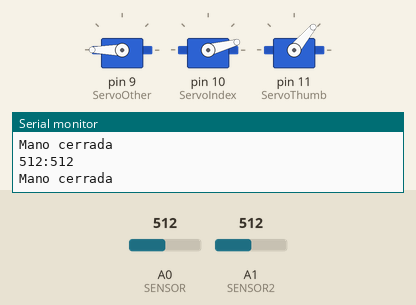
Simulated run of this sketch. Board: Arduino Uno, built with avr-gcc and run on an emulated ATmega328P. On the bench: 3 × servo, the last lines printed to the serial monitor. The test bench sets the inputs (shaded band); at power-on: A0 (SENSOR) = 512, A1 (SENSOR2) = 512.

Above: at 1.2 s.
1.3 s: A0 (SENSOR) set to 877
4.3 s: A0 (SENSOR) set to 908
At 5.3 s:
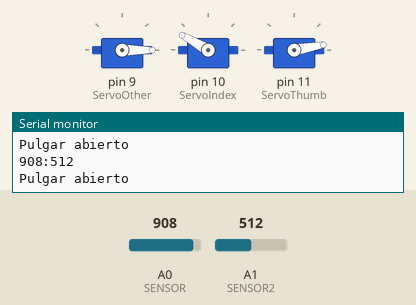
5.8 s: A1 (SENSOR2) set to 901
8.8 s: A1 (SENSOR2) set to 932
At 9.8 s:
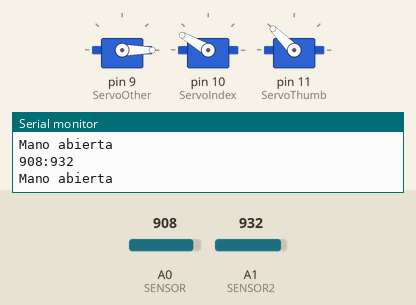
10.3 s: A0 (SENSOR) set to 900
At 11.1 s:
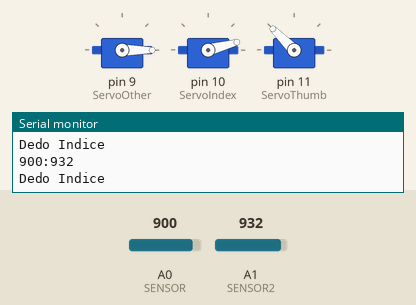
11.8 s: A1 (SENSOR2) set to 891
At 13.1 s:
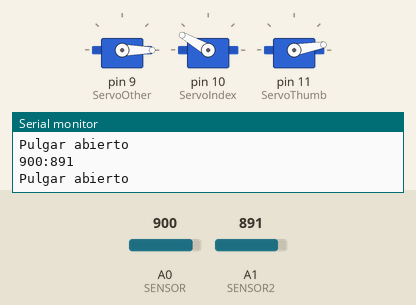
Timing chart, 0 to 14.3 s (numbered marks = the images above; inputs shaded):
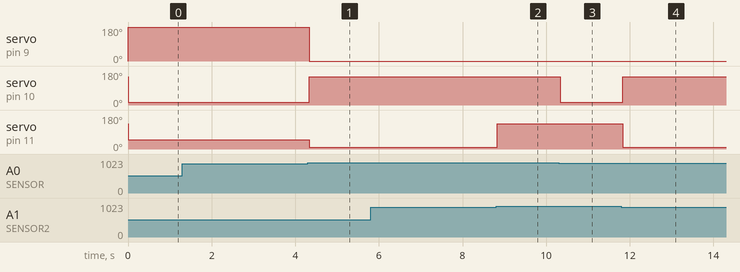

Measured:
- the behaviour switches between 894 and 895 on A0 (SENSOR) (found by bisection; images 0 and 1)
- the behaviour switches between 915 and 916 on A1 (SENSOR2) (found by bisection; images 1 and 2)
- after the input at 4.3 s, servo on pin 9 (ServoOther): 180° → 0° at once; servo on pin 10 (ServoIndex): 15° → 150° at once; servo on pin 11 (ServoThumb): 50° → 10° at once
- after the input at 8.8 s, servo on pin 11 (ServoThumb): 10° → 135° at once
- after the input at 10.3 s, servo on pin 10 (ServoIndex): 150° → 15° at once
- after the input at 11.8 s, servo on pin 10 (ServoIndex): 15° → 150° at once; servo on pin 11 (ServoThumb): 135° → 10° at once

The sketch:

Main.ino
```cpp
/* Programa para monitorear el comportamiento del prototipo HackBerry (protesís de mano),
   es el programa final que realicé.

   El programa incluye un archivo .h donde coloqué las definiciones principales para su uso
   Entre los más importantes son valores de desborde de los sensores, definición de estados.

   El código del bucle esta basado en una máquina de estados, la cual contiene 4 estados

   S_THUMB    Estado cuando el dedo pulgar es accionado
   S_OPEN     Estado inicial, la mano se encuenta totalmente abierta
   S_CLOSE    Estado donde la mano se cierra completamente
   S_INDEX    Estado donde el dedo indice se flexiona

   Las funciones de transición de estado, estan definidas por las señales que emiten los sensores
   de la pulsera estos valores dependen del ajuste de la pulsera,
   y generalmente deben adecuarse para que su uso sea optimo, los valores donde se determina
   su funcionamiento lo determinan las constantes voltageThreshold y voltageThreshold2s

                Autor: José Luis Cruz Tecocoatzi

*/

#include "Definitions.h"


Servo ServoOther,ServoIndex,ServoThumb;


uint8_t state = S_OPEN; //Estado actual mano abierta


int pos = 0;
int val1, val2, val3;
char Valores[10];


//Funciones para los movimientos de la mano

void Close(){
  ServoOther.write(180);
  ServoIndex.write(15);
  ServoThumb.write(50);
}

void Open(){

    ServoOther.write(0);
    ServoIndex.write(150);
    ServoThumb.write(135);
}

void RelaxI(){

    ServoOther.write(0);
    ServoIndex.write(15);
    ServoThumb.write(135);
}


void RelaxT(){

    ServoOther.write(0);
    ServoIndex.write(150);
    ServoThumb.write(10);
}


void setup() {
  state = S_OPEN;
  Serial.begin(9600);
  Serial.println();

//Iniciar Servomotores
  ServoOther.attach(9);  //Servo other
  ServoIndex.attach(10); //Servo index
  ServoThumb.attach(11); //Servo thumb


}

void loop() {

  int currentVoltage = analogRead(SENSOR);
  int currentVoltage2 = analogRead(SENSOR2);
  sprintf(Valores, "%d:%d", currentVoltage, currentVoltage2);

  switch(state){

    case S_OPEN:
    Open();
    Serial.println("Mano abierta");
    delay(10);


        if(currentVoltage2 < voltageThreshold2 && currentVoltage < voltageThreshold ){
            Serial.println(Valores);
            state = S_CLOSE;
            break;
        }

       if(currentVoltage2 < 916 && currentVoltage > 898){
           Serial.println(Valores);
           state = S_THUMB;
           break;
       }

       if(currentVoltage <= 903 && currentVoltage2 > 895){
           Serial.println(Valores);
           state = S_INDEX;
           break;
       }


       if(currentVoltage >= voltageThreshold  && currentVoltage2 >= voltageThreshold2  ){
            Serial.println(Valores);
            state = S_OPEN;
            break;
        }


    break;

    case S_THUMB:
    RelaxT();
    //Close();
    //Open();
    Serial.println("Pulgar abierto");
    delay(10);


       if(currentVoltage2 < voltageThreshold2 && currentVoltage < voltageThreshold ){
            Serial.println(Valores);
            state = S_CLOSE;
            break;
        }

        if(currentVoltage2 < 916  && currentVoltage > 894){
           Serial.println(Valores);
           state = S_THUMB;
           break;
       }

         if(currentVoltage <= 901 && currentVoltage2 > 895){
           Serial.println(Valores);
           state = S_INDEX;
           break;
       }


       if(currentVoltage >= voltageThreshold  && currentVoltage2 >= voltageThreshold2  ){
            Serial.println(Valores);
            state = S_OPEN;
            break;
        }


    break;


    case S_CLOSE:
    Close();
    Serial.println("Mano cerrada");
    delay(10);

       if(currentVoltage2 < voltageThreshold2 && currentVoltage < voltageThreshold ){
            Serial.println(Valores);
            state = S_CLOSE;
            break;
        }

       if(currentVoltage2 < 916  && currentVoltage > 894){
           Serial.println(Valores);
           state = S_THUMB;
           break;
       }

       if(currentVoltage <= 901 && currentVoltage2 > 895){
           Serial.println(Valores);
           state = S_INDEX;
           break;
       }


       if(currentVoltage >= voltageThreshold  && currentVoltage2 >= voltageThreshold2  ){
            Serial.println(Valores);
            state = S_OPEN;
            break;
        }


    break;


    case S_INDEX:
    RelaxI();
    Serial.println("Dedo Indice");
    delay(10);

       if(currentVoltage2 < voltageThreshold2 && currentVoltage < voltageThreshold ){
            Serial.println(Valores);
            state = S_CLOSE;
            break;
        }

       if(currentVoltage2 < 899){
           Serial.println(Valores);
           state = S_THUMB;
           break;
       }

        if(currentVoltage <= 901 && currentVoltage2 > 895){
           Serial.println(Valores);
           state = S_INDEX;
           break;
       }

       if(currentVoltage >= voltageThreshold  && currentVoltage2 >= voltageThreshold2  ){
            Serial.println(Valores);
            state = S_OPEN;
            break;
        }


    break;


    }

}
```

Definitions.h
```cpp
#ifndef Functions_h
#define Functions_h

#include "Arduino.h"
#include <Servo.h>

//Estados de la máquina de estados
#define S_THUMB 0
#define S_OPEN 1
#define S_CLOSE 2
#define S_INDEX 3


#define SENSOR A0
#define SENSOR2 A1
#define LED 13
#define voltageThreshold 895 ///mayor a este valor musculo RELAJADO, MENOr TENSADO
#define voltageThreshold2 890 ///mayor a este valor musculo RELAJADO, MENOr TENSADO


#endif
```
